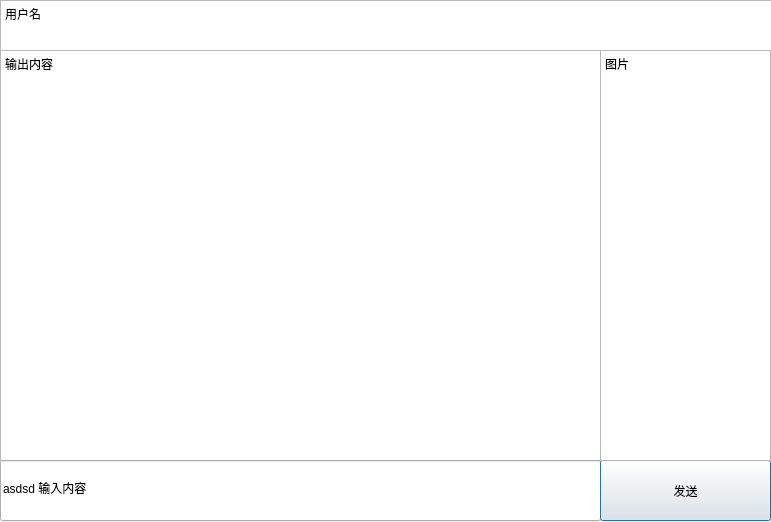
<?xml version="1.0" encoding="UTF-8"?>
<ui version="4.0">
 <class>QQ</class>
 <widget class="QDialog" name="QQ">
  <property name="geometry">
   <rect>
    <x>0</x>
    <y>0</y>
    <width>771</width>
    <height>522</height>
   </rect>
  </property>
  <property name="windowTitle">
   <string>Dialog</string>
  </property>
  <widget class="QTextBrowser" name="textBrowser">
   <property name="geometry">
    <rect>
     <x>0</x>
     <y>50</y>
     <width>601</width>
     <height>411</height>
    </rect>
   </property>
   <property name="html">
    <string>&lt;!DOCTYPE HTML PUBLIC &quot;-//W3C//DTD HTML 4.0//EN&quot; &quot;http://www.w3.org/TR/REC-html40/strict.dtd&quot;&gt;
&lt;html&gt;&lt;head&gt;&lt;meta name=&quot;qrichtext&quot; content=&quot;1&quot; /&gt;&lt;style type=&quot;text/css&quot;&gt;
p, li { white-space: pre-wrap; }
&lt;/style&gt;&lt;/head&gt;&lt;body style=&quot; font-family:'SimSun'; font-size:9pt; font-weight:400; font-style:normal;&quot;&gt;
&lt;p style=&quot; margin-top:0px; margin-bottom:0px; margin-left:0px; margin-right:0px; -qt-block-indent:0; text-indent:0px;&quot;&gt;输出内容&lt;/p&gt;&lt;/body&gt;&lt;/html&gt;</string>
   </property>
  </widget>
  <widget class="QLineEdit" name="lineEdit">
   <property name="geometry">
    <rect>
     <x>0</x>
     <y>460</y>
     <width>601</width>
     <height>61</height>
    </rect>
   </property>
   <property name="styleSheet">
    <string notr="true">coloe:rgb(0, 0, 0);
font: 9pt &quot;Axure Handwriting&quot;;
</string>
   </property>
   <property name="text">
    <string>asdsd 输入内容</string>
   </property>
  </widget>
  <widget class="QPushButton" name="pushButton">
   <property name="geometry">
    <rect>
     <x>600</x>
     <y>460</y>
     <width>171</width>
     <height>61</height>
    </rect>
   </property>
   <property name="styleSheet">
    <string notr="true">color: black(255, 0, 0);
font: 25 24pt &quot;Bahnschrift&quot;;</string>
   </property>
   <property name="text">
    <string>发送</string>
   </property>
  </widget>
  <widget class="QTextBrowser" name="textBrowser_2">
   <property name="geometry">
    <rect>
     <x>0</x>
     <y>0</y>
     <width>781</width>
     <height>51</height>
    </rect>
   </property>
   <property name="html">
    <string>&lt;!DOCTYPE HTML PUBLIC &quot;-//W3C//DTD HTML 4.0//EN&quot; &quot;http://www.w3.org/TR/REC-html40/strict.dtd&quot;&gt;
&lt;html&gt;&lt;head&gt;&lt;meta name=&quot;qrichtext&quot; content=&quot;1&quot; /&gt;&lt;style type=&quot;text/css&quot;&gt;
p, li { white-space: pre-wrap; }
&lt;/style&gt;&lt;/head&gt;&lt;body style=&quot; font-family:'SimSun'; font-size:9pt; font-weight:400; font-style:normal;&quot;&gt;
&lt;p style=&quot; margin-top:0px; margin-bottom:0px; margin-left:0px; margin-right:0px; -qt-block-indent:0; text-indent:0px;&quot;&gt;用户名&lt;/p&gt;&lt;/body&gt;&lt;/html&gt;</string>
   </property>
  </widget>
  <widget class="QTextBrowser" name="textBrowser_3">
   <property name="geometry">
    <rect>
     <x>600</x>
     <y>50</y>
     <width>171</width>
     <height>411</height>
    </rect>
   </property>
   <property name="html">
    <string>&lt;!DOCTYPE HTML PUBLIC &quot;-//W3C//DTD HTML 4.0//EN&quot; &quot;http://www.w3.org/TR/REC-html40/strict.dtd&quot;&gt;
&lt;html&gt;&lt;head&gt;&lt;meta name=&quot;qrichtext&quot; content=&quot;1&quot; /&gt;&lt;style type=&quot;text/css&quot;&gt;
p, li { white-space: pre-wrap; }
&lt;/style&gt;&lt;/head&gt;&lt;body style=&quot; font-family:'SimSun'; font-size:9pt; font-weight:400; font-style:normal;&quot;&gt;
&lt;p style=&quot; margin-top:0px; margin-bottom:0px; margin-left:0px; margin-right:0px; -qt-block-indent:0; text-indent:0px;&quot;&gt;图片&lt;/p&gt;&lt;/body&gt;&lt;/html&gt;</string>
   </property>
  </widget>
 </widget>
 <resources/>
 <connections/>
</ui>
